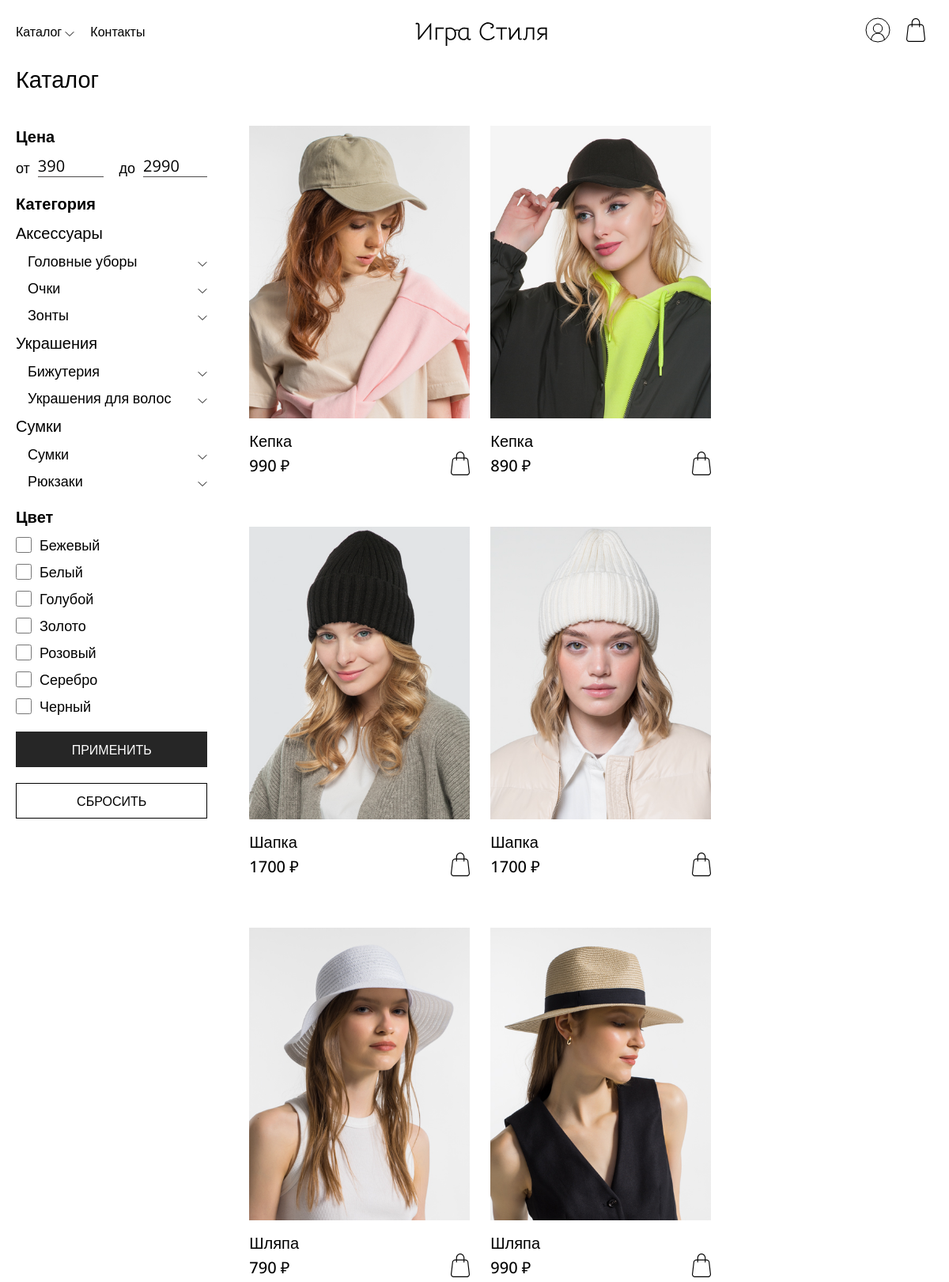
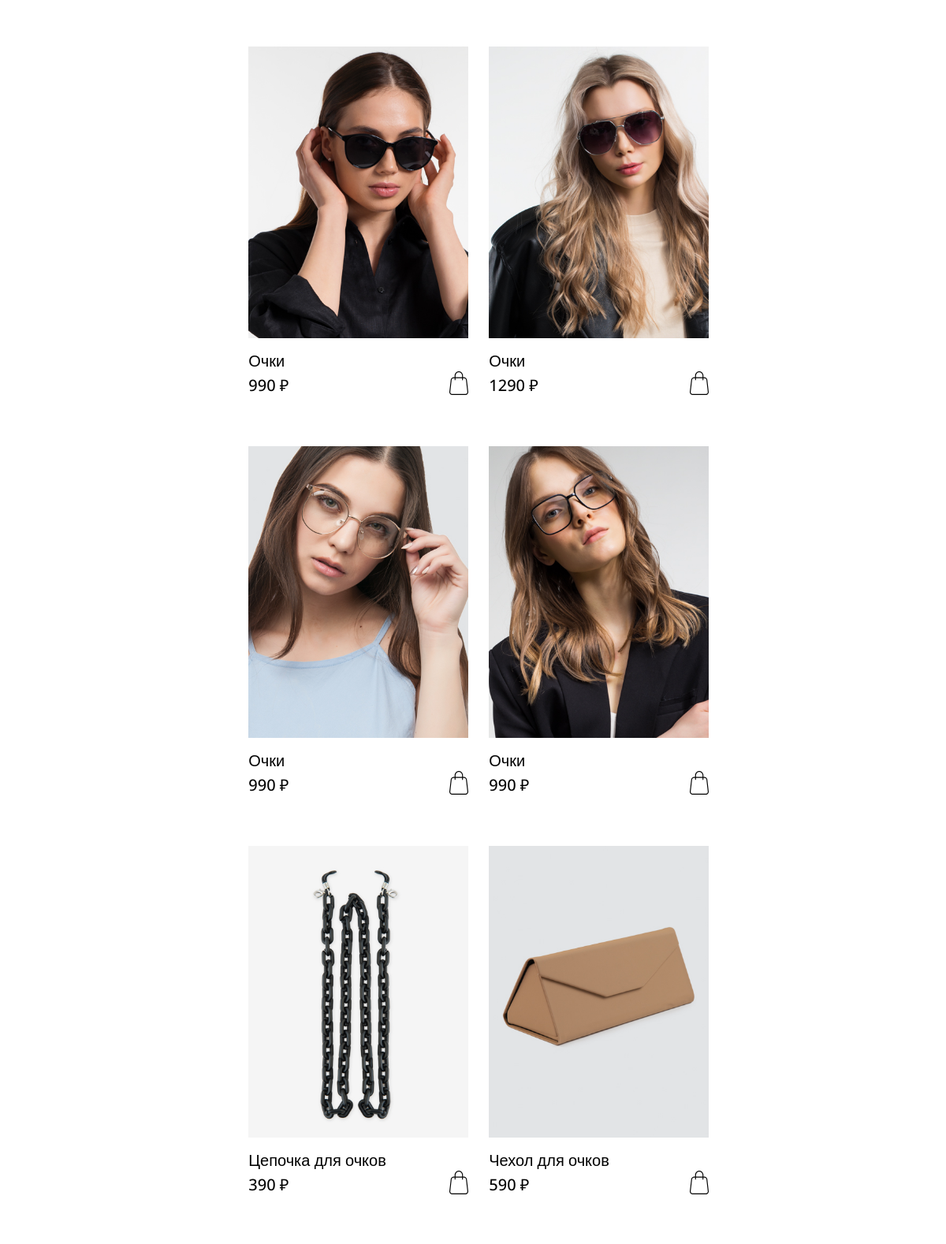
Screenshot of /php/catalog.php (upper part) with the database file from the repository (2 pictures, top to bottom).
### tables this page shows
CREATE TABLE `categories` (
  `id_category` int(11) NOT NULL,
  `name_category` varchar(50) NOT NULL
);

CREATE TABLE `subcategories` (
  `id_subcategories` int(11) NOT NULL,
  `id_category` int(11) NOT NULL,
  `name_subcategory` varchar(100) NOT NULL
);

CREATE TABLE `products` (
  `id_product` int(11) NOT NULL,
  `id_product_type` int(11) NOT NULL,
  `name_product` varchar(50) NOT NULL,
  `article` varchar(11) DEFAULT NULL,
  `description` varchar(300) NOT NULL,
  `price` int(11) NOT NULL,
  `image` varchar(300) NOT NULL,
  `material` varchar(100) NOT NULL,
  `id_color` int(11) NOT NULL,
  `quantity` int(11) NOT NULL,
  `quantity_store` int(11) DEFAULT NULL
);

### php/config/catalog_filter.php (called while the page is built, shortened)
<?php
include './config/db.php';
if (!isset($_GET['min_price']) || empty($_GET['min_price'])) {
    $query_min_price = "SELECT MIN(price) AS min_price FROM products";
    $row_min_price = mysqli_fetch_assoc(mysqli_query($link, $query_min_price));
    $minPrice = intval($row_min_price['min_price']);
} else {
    $minPrice = intval($_GET['min_price']);
}
if (!isset($_GET['max_price']) || empty($_GET['max_price'])) {
    $query_max_price = "SELECT MAX(price) AS max_price FROM products";
    $row_max_price = mysqli_fetch_assoc(mysqli_query($link, $query_max_price));
    $maxPrice = intval($row_max_price['max_price']);
} else {
    $maxPrice = intval($_GET['max_price']);
}
$colorConditions = "";
$productTypeConditions = "";
$query .= $productTypeConditions;
$query_colors = "SELECT * FROM colors";
if (isset($_GET['id'])) {
    $categoryId = intval($_GET['id']);
    $categoryQuery = "SELECT * FROM categories WHERE id_category = $categoryId";
    $categoryName = mysqli_fetch_assoc(mysqli_query($link, $categoryQuery));
    $subcategory_query = "SELECT * FROM subcategories WHERE id_category = $categoryId";
    $result_subcategories = mysqli_query($link, $subcategory_query);
    $priceQuery = "SELECT MIN(price) AS min_price, MAX(price) AS max_price FROM products
                    WHERE id_product_type IN
                        (SELECT id_product_type FROM product_types
                        WHERE id_subcategories IN
                            (SELECT id_subcategories FROM subcategories
                            WHERE id_category = ?))";
    $priceStmt = mysqli_prepare($link, $priceQuery);
    mysqli_stmt_bind_param($priceStmt, "i", $categoryId);
    mysqli_stmt_execute($priceStmt);
    $priceResult = mysqli_stmt_get_result($priceStmt);
    $priceRow = mysqli_fetch_assoc($priceResult);
    $minPrice = intval($priceRow['min_price']);
    $maxPrice = intval($priceRow['max_price']);
    if (isset($_GET['min_price']) && !empty($_GET['min_price'])) {
        $minPrice = intval($_GET['min_price']);
    }
    if (isset($_GET['max_price']) && !empty($_GET['max_price'])) {
        $maxPrice = intval($_GET['max_price']);
    }
    $query = "SELECT * FROM products
              WHERE quantity >= 1
              AND id_product_type IN
                  (SELECT id_product_type FROM product_types
                  WHERE id_subcategories IN
                      (SELECT id_subcategories FROM subcategories
                      WHERE id_category = ?))";
    $query .= " AND price BETWEEN ? AND ?";
    $query .= $colorConditions;
    $query .= $productTypeConditions;
    $stmt = mysqli_prepare($link, $query);
    mysqli_stmt_bind_param($stmt, "iii", $categoryId, $minPrice, $maxPrice);
    mysqli_stmt_execute($stmt);
    $result = mysqli_stmt_get_result($stmt);
    $stmt = mysqli_prepare($link, $query . $colorConditions);
    mysqli_stmt_bind_param($stmt, "iii", $categoryId, $minPrice, $maxPrice);
    $query_colors .= " WHERE id_color IN (SELECT DISTINCT id_color FROM products
                                            WHERE id_product_type IN
                                                (SELECT id_product_type FROM product_types
                                                WHERE id_subcategories IN
                                                    (SELECT id_subcategories FROM subcategories
                                                    WHERE id_category = $categoryId))
                                            AND quantity >= 1) ORDER BY name_color ASC";
} else {
    $stmt = mysqli_prepare($link, $query . $colorConditions);
    $query_colors .= " WHERE id_color IN (SELECT DISTINCT id_color FROM products WHERE quantity >= 1) ORDER BY name_color ASC";
}
$result_colors = mysqli_query($link, $query_colors);
mysqli_stmt_execute($stmt);
$result = mysqli_stmt_get_result($stmt);
$products = [];
if ($result && mysqli_num_rows($result) > 0) {
    while ($row = mysqli_fetch_assoc($result)) {
        $products[] = $row;
    }
}
$query_categories = "SELECT * FROM categories ORDER BY FIELD(id_category, 2) DESC, FIELD(id_category, 1) DESC";
$result_categories = mysqli_query($link, $query_categories);
$colors = [];
while ($row_color = mysqli_fetch_assoc($result_colors)) {
    $colors[] = $row_color['name_color'];
}

### php/catalog.php (the view, shortened to what this page needs)
<?php
include './components/header.php';
include './config/db.php';
$query = "SELECT * FROM products WHERE quantity >= 1";
include './config/catalog_filter.php';
?>
<div class="catalog">
    <div class="container">
        <h1 class="title">Каталог</h1>
        <div class="catalog-content">
            <div class="catalog-filter">
                <form method="GET" action="">
                    <p class="filter-name">Цена</p>
                    <div class="filter-price">
                        <div class="">
                            <label for="min_price">от</label>
                            <input type="number" name="min_price" id="min_price" value="<?= isset($minPrice) ? $minPrice : '' ?>">
                        </div>
                        <div class="max_price">
                            <label for="max_price">до</label>
                            <input type="number" name="max_price" id="max_price" value="<?= isset($maxPrice) ? $maxPrice : '' ?>">
                        </div>
                    </div>
                    <div class="filter-subcategory">
                        <p class="filter-name">Категория</p>
                        <?php if (!isset($_GET['id'])) : ?>
                            <?php while ($row_category = mysqli_fetch_assoc($result_categories)) : ?>
                                <p class="category-name"><?= $row_category['name_category']; ?></p>
                                <?php
                                $category_id = $row_category['id_category'];
                                $subcategory_query = "SELECT * FROM subcategories WHERE id_category = $category_id";
                                $result_subcategories = mysqli_query($link, $subcategory_query);
                                ?>
                                <?php while ($row_subcategory = mysqli_fetch_assoc($result_subcategories)) : ?>
                                    <div class="subcategory">
                                        <p class="subcategory-name" data-subcategory-id="<?= $row_subcategory['id_subcategories']; ?>"><?= $row_subcategory['name_subcategory']; ?></p>
                                        <img class="subcategory-img" src="/accessory_store/img/1.svg" alt="">
                                    </div>
                                <?php endwhile; ?>
                            <?php endwhile; ?>
                        <?php endif; ?>
                    </div>
                    <p class="filter-name">Цвет</p>
                    <?php foreach ($colors as $color) : ?>
                        <?php $isChecked = isset($_GET['colors']) && in_array($color, $_GET['colors']); ?>
                        <div class="filter-checkbox">
                            <input type="checkbox" name="colors[]" id="<?= $color ?>" value="<?= $color ?>" <?= $isChecked ? 'checked' : ''; ?>>
                            <label for="<?= $color ?>" <?= $isChecked ? 'class="selected"' : ''; ?>><?= $color ?></label>
                        </div>
                    <?php endforeach; ?>
                    <div class="filter-button">
                        <button class="button-catalog" type="submit">ПРИМЕНИТЬ</button>
                        <button class="button-reset"><a href="<?= isset($_GET['id']) ? 'catalog.php?id=' . $_GET['id'] : 'catalog.php' ?>" class="reset-filter-button">СБРОСИТЬ</a></button>
                    </div>
                </form>
            </div>
            <div class="catalog-products">
                <?php if (!empty($products)) : ?>
                    <?php foreach ($products as $product) : ?>
                        <div class="catalog-cart">
                            <a href="product.php?id=<?= $product['id_product']; ?>">
                                <img class="catalog-picture" src="<?= $product['image']; ?>" alt="">
                                <p><?= $product['name_product']; ?></p>
                            </a>
                            <div class="catalog-cart-points">
                                <p><?= $product['price']; ?> ₽</p>
                                <form class="addToCartForm" action="/accessory_store/php/config/add_to_cart.php" method="post">
                                    <button type="submit" style="border: none; background: none; cursor: pointer;">
                                        <img src="/accessory_store/img/cart.svg" alt="">
                                    </button>
                                </form>
                            </div>
                        </div>
                    <?php endforeach; ?>
                <?php else : ?>
                    <h2>Нет товаров</h2>
                <?php endif; ?>
            </div>
        </div>
    </div>
</div>
</body>
</html>

### css/style.css (style rules this page uses)
button { background: transparent; border: none; font-weight: 400; font-size: 16px; cursor: pointer; }
button a { color: #FEFEFE; }
.button-catalog { width: 150px; height: 45px; background: #262626; color: #FEFEFE; }
.button-reset { width: 150px; height: 45px; color: #000; background-color: #fff; border: 1px solid #000; }
* { margin: 0; padding: 0; font-family: "Open Sans", sans-serif; }
a { text-decoration: none; color: inherit; }
p { font-size: 20px; }
h1, h2, h3 { font-style: normal; }
h1 { font-size: clamp(1.13rem, 0.83rem + 1.3vw, 2rem); font-weight: 400; }
.container { max-width: 1200px; margin-right: auto; margin-left: auto; }
.title, .title-index { margin-bottom: 40px; }
.catalog .catalog-picture { max-width: 285px; height: 370px; margin-bottom: 10px; }
.catalog .catalog-content, .catalog .catalog-rec { display: flex; justify-content: space-between; }
.catalog .catalog-content .catalog-filter, .catalog .catalog-rec .catalog-filter { width: 250px; margin-right: 50px; }
.catalog .catalog-content .catalog-filter .filter-name, .catalog .catalog-rec .catalog-filter .filter-name { font-weight: 700; margin-bottom: 10px; }
.catalog .catalog-content .catalog-filter .category-name, .catalog .catalog-rec .catalog-filter .category-name { margin-top: 10px; }
.catalog .catalog-content .catalog-filter .filter-subcategory, .catalog .catalog-rec .catalog-filter .filter-subcategory { margin-bottom: 20px; }
.catalog .catalog-content .catalog-filter .subcategory, .catalog .catalog-rec .catalog-filter .subcategory { display: flex; justify-content: space-between; margin-left: 15px; align-items: baseline; }
.catalog .catalog-content .catalog-filter .subcategory .subcategory-name, .catalog .catalog-rec .catalog-filter .subcategory .subcategory-name { font-size: 18px; margin-top: 10px; }
.catalog .catalog-content .catalog-filter label, .catalog .catalog-rec .catalog-filter label { font-size: 18px; }
.catalog .catalog-content .catalog-filter .filter-price, .catalog .catalog-rec .catalog-filter .filter-price { display: flex; margin-bottom: 20px; }
.catalog .catalog-content .catalog-filter .filter-price div, .catalog .catalog-rec .catalog-filter .filter-price div { display: flex; align-items: flex-end; }
.catalog .catalog-content .catalog-filter .filter-price .max_price, .catalog .catalog-rec .catalog-filter .filter-price .max_price { margin-left: 20px; }
.catalog .catalog-content .catalog-filter .filter-price label, .catalog .catalog-rec .catalog-filter .filter-price label { margin-right: 10px; }
.catalog .catalog-content .catalog-filter .filter-price input, .catalog .catalog-rec .catalog-filter .filter-price input { height: auto; }
.catalog .catalog-content .catalog-filter .filter-checkbox, .catalog .catalog-rec .catalog-filter .filter-checkbox { display: flex; align-items: center; margin-top: 10px; }
.catalog .catalog-content .catalog-filter .filter-checkbox input, .catalog .catalog-rec .catalog-filter .filter-checkbox input { height: 20px; width: 20px; margin-right: 10px; }
.catalog .catalog-content .filter-button, .catalog .catalog-rec .filter-button { margin-top: 20px; }
.catalog .catalog-content .filter-button a, .catalog .catalog-rec .filter-button a { color: #000; }
.catalog .catalog-content .filter-button button, .catalog .catalog-rec .filter-button button { width: 100%; margin-bottom: 20px; }
.catalog .catalog-products, .catalog .catalog-rec { width: 100%; display: grid; grid-template-columns: repeat(auto-fit, minmax(285px, 1rem)); justify-items: center; justify-content: start; grid-column-gap: 20px; }
.catalog .catalog-products { width: 895px; }
.catalog .catalog-cart { margin-bottom: 60px; }
.catalog .catalog-cart p { font-weight: 300; }
.catalog .catalog-cart .catalog-cart-points { display: flex; align-items: center; justify-content: space-between; }
.catalog .catalog-cart .catalog-cart-points p { font-weight: 500; }
form input, form select, form textarea { display: inline-block; width: 100%; height: 40px; background: none; border: none; outline: 0; border-bottom: 1px solid #4D4B4B; font-size: 20px; }
form input::placeholder, form select::placeholder, form textarea::placeholder { font-size: 16px; }
@media screen and (max-width: 1280px) { .categories, .container, footer, .nav-menu { margin-left: 20px; margin-right: 20px; } }

### rows the page displays
categories: name_category "Аксессуары"
subcategories: name_subcategory "Головные уборы"
subcategories: name_subcategory "Очки"
subcategories: name_subcategory "Зонты"
categories: name_category "Украшения"
subcategories: name_subcategory "Бижутерия"
subcategories: name_subcategory "Украшения для волос"
categories: name_category "Сумки"
subcategories: name_subcategory "Сумки"
subcategories: name_subcategory "Рюкзаки"
products: image (picture), name_product "Кепка", price "990"
products: image (picture), name_product "Кепка", price "890"
products: image (picture), name_product "Шапка", price "1700"
products: image (picture), name_product "Шапка", price "1700"
products: image (picture), name_product "Шляпа", price "790"
products: image (picture), name_product "Шляпа", price "990"
products: image (picture), name_product "Очки", price "990"
products: image (picture), name_product "Очки", price "1290"
products: image (picture), name_product "Очки", price "990"
products: image (picture), name_product "Очки", price "990"
products: image (picture), name_product "Цепочка для очков", price "390"
products: image (picture), name_product "Чехол для очков", price "590"

### other values shown
$color "Бежевый"
$color "Белый"
$color "Голубой"
$color "Золото"
$color "Розовый"
$color "Серебро"
$color "Черный"
